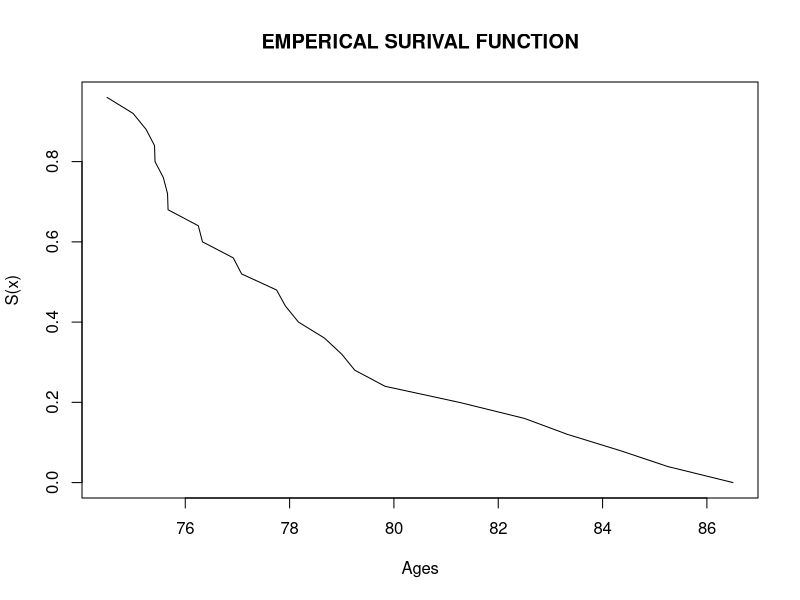

Write R code to recreate this figure.
dementia_data = c(0.5,1,1.25,1.41,1.42,1.58,1.66,1.67,2.25,2.33,2.92,3.08,3.75,3.92,4.17,4.67,5,5.25,5.83,7.25,8.50,9.33,10.33,11.25,12.5)
n_dd = 74 + dementia_data
q = length(dementia_data)
x = rep(1, q)
y = cumsum(x)
z = y / q
est = 1 - z
est
t = data.frame(n_dd,est);t
plot(type='l',n_dd,est,xlab="Ages",ylab="S(x)",main = 'EMPERICAL SURIVAL FUNCTION')



